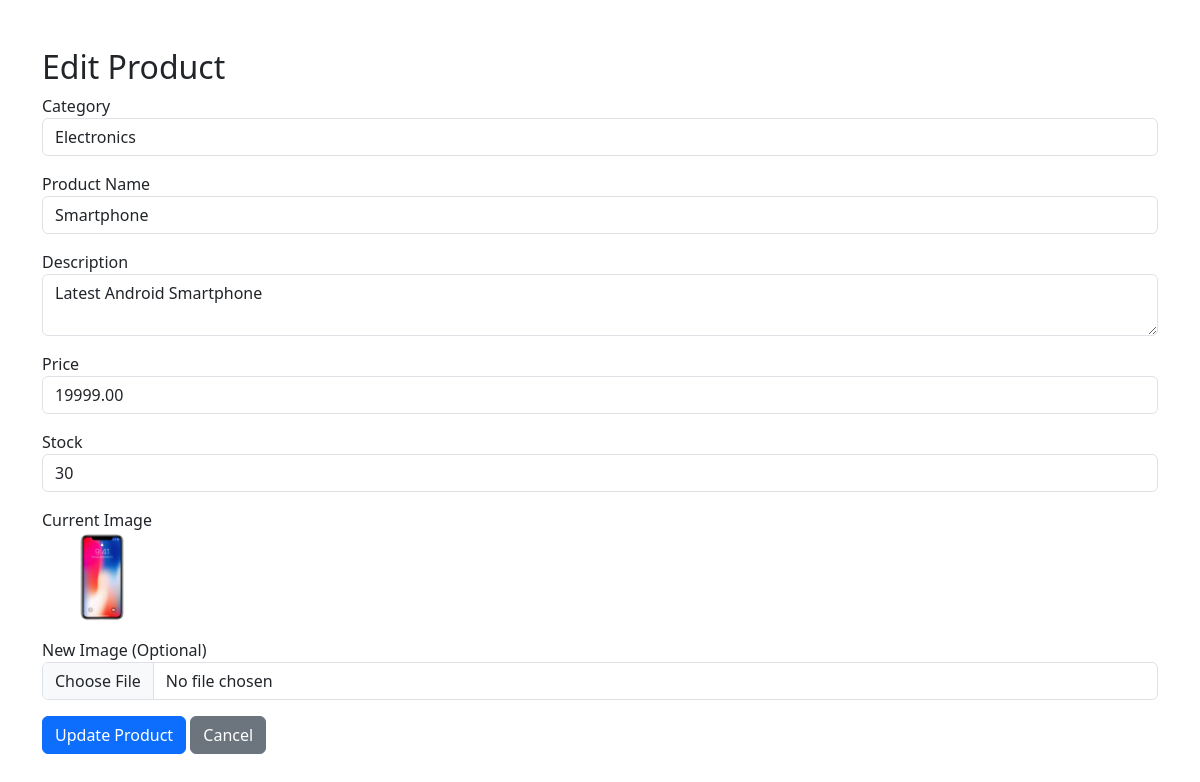
Screenshot of /admin/edit_product.php?id=2 (signed in) with the database file from the repository.
### tables this page shows
CREATE TABLE `products` (
  `id` int(11) NOT NULL,
  `category_id` int(11) DEFAULT NULL,
  `product_name` varchar(200) DEFAULT NULL,
  `description` text DEFAULT NULL,
  `price` decimal(10,2) DEFAULT NULL,
  `stock` int(11) DEFAULT NULL,
  `image` varchar(255) DEFAULT NULL,
  `created_at` timestamp NOT NULL DEFAULT current_timestamp()
);

CREATE TABLE `categories` (
  `id` int(11) NOT NULL,
  `category_name` varchar(100) NOT NULL
);

### admin/edit_product.php (the view, shortened to what this page needs)
<?php
include("../includes/db.php");
$id = intval($_GET['id']);
$product = mysqli_fetch_assoc(
    mysqli_query($conn,"SELECT * FROM products WHERE id='$id'")
);
?>
<!DOCTYPE html>
<html>
<head>
<link href="https://cdn.jsdelivr.net/npm/bootstrap@5.3.3/dist/css/bootstrap.min.css" rel="stylesheet">
</head>
<body>
<div class="container mt-5">
<h2>Edit Product</h2>
<form method="POST" enctype="multipart/form-data">
<div class="mb-3">
<label>Category</label>
<select name="category" class="form-control">
<?php
$cats = mysqli_query($conn,"SELECT * FROM categories");
while($cat=mysqli_fetch_assoc($cats))
{
?>
<option
value="<?php echo $cat['id']; ?>"
<?php
if($cat['id']==$product['category_id'])
echo "selected";
?>
>
<?php echo $cat['category_name']; ?>
</option>
<?php
}
?>
</select>
</div>
<div class="mb-3">
<label>Product Name</label>
<input
type="text"
name="name"
class="form-control"
value="<?php echo $product['product_name']; ?>">
</div>
<div class="mb-3">
<label>Description</label>
<textarea
name="description"
class="form-control"><?php echo $product['description']; ?></textarea>
</div>
<div class="mb-3">
<label>Price</label>
<input
type="number"
name="price"
class="form-control"
value="<?php echo $product['price']; ?>">
</div>
<div class="mb-3">
<label>Stock</label>
<input
type="number"
name="stock"
class="form-control"
value="<?php echo $product['stock']; ?>">
</div>
<div class="mb-3">
<label>Current Image</label>
<br>
<img
src="../images/<?php echo $product['image']; ?>"
width="120">
</div>
<div class="mb-3">
<label>New Image (Optional)</label>
<input
type="file"
name="image"
class="form-control">
</div>
<button
class="btn btn-primary"
name="update">
Update Product
</button>
<a
href="products.php"
class="btn btn-secondary">
Cancel
</a>
</form>
</div>
</body>
</html>

### rows the page displays
products: category "Electronics", name "Smartphone", description "Latest Android Smartphone", price "19999.00", stock "30", image (picture)
